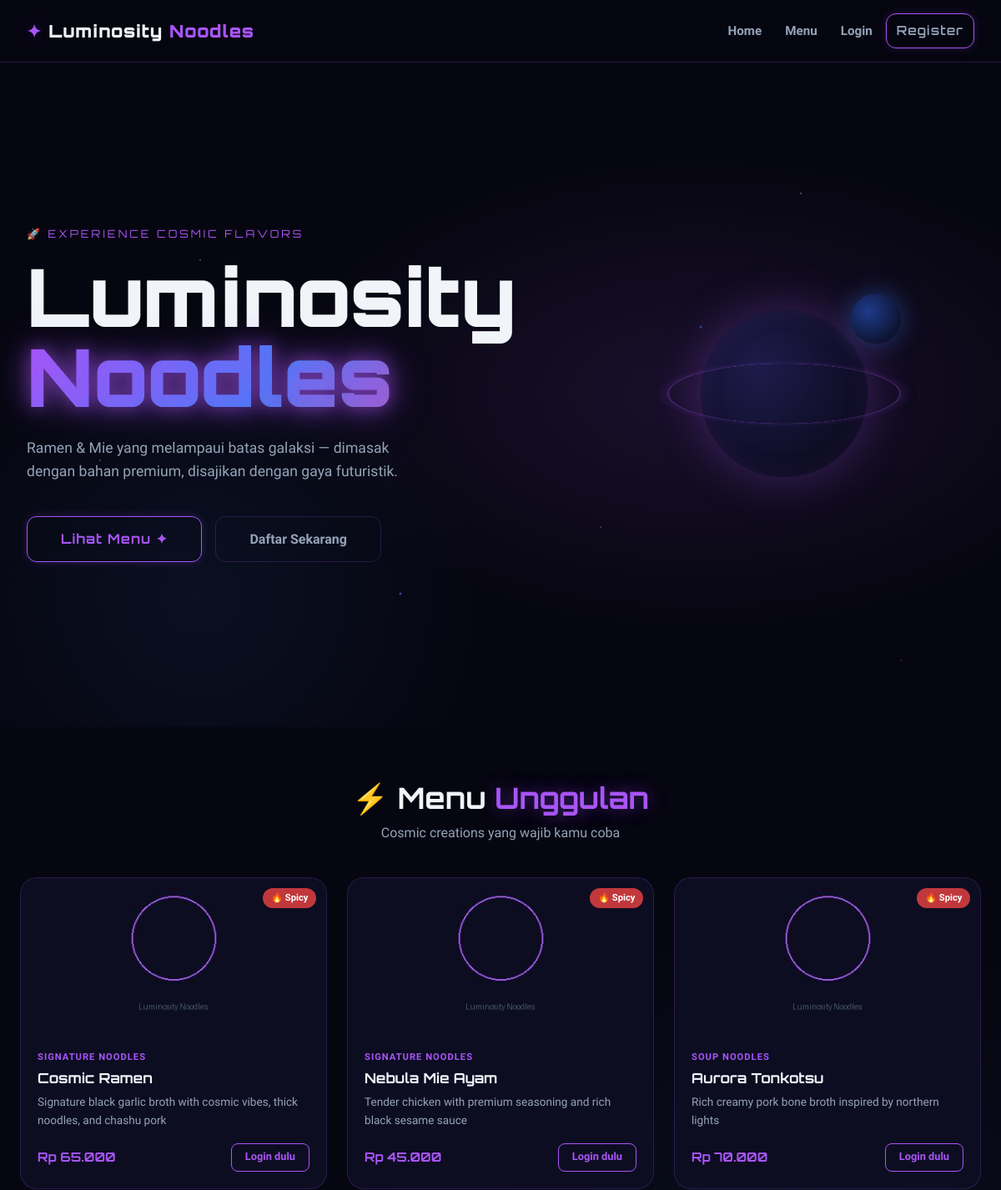
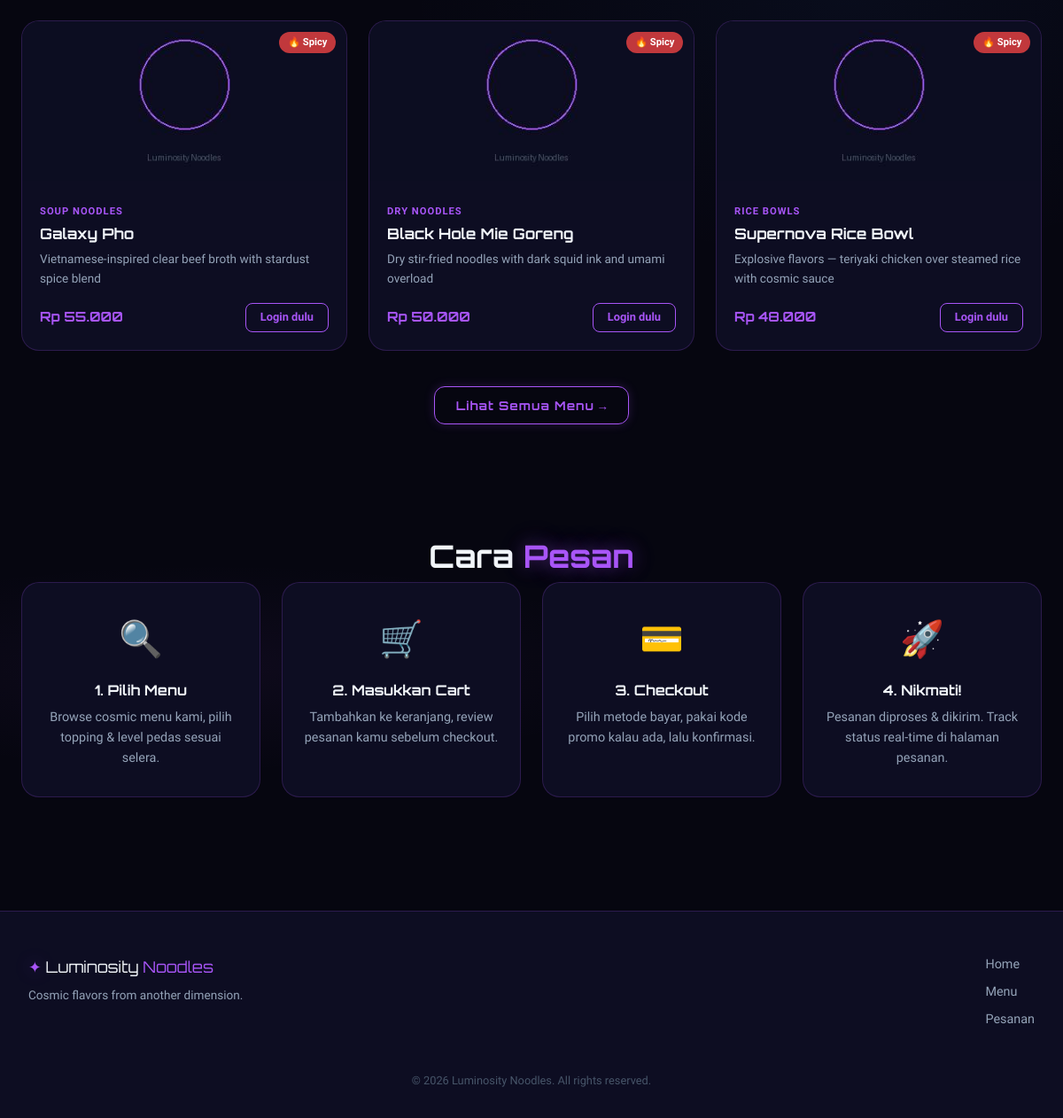
The page / on the database its author committed (2 pictures, top to bottom).
### tables this page shows
CREATE TABLE menus (
    id INT AUTO_INCREMENT PRIMARY KEY,
    category_id INT,
    name VARCHAR(150) NOT NULL,
    description TEXT,
    price DECIMAL(10,2) NOT NULL,
    image VARCHAR(255) DEFAULT 'default.jpg',
    is_available TINYINT(1) DEFAULT 1,
    has_spicy TINYINT(1) DEFAULT 1,
    has_topping TINYINT(1) DEFAULT 1,
    created_at TIMESTAMP DEFAULT CURRENT_TIMESTAMP,
    FOREIGN KEY (category_id) REFERENCES categories(id) ON DELETE SET NULL
);

CREATE TABLE categories (
    id INT AUTO_INCREMENT PRIMARY KEY,
    name VARCHAR(100) NOT NULL,
    slug VARCHAR(100) UNIQUE NOT NULL
);

### app/controllers/MenuController.php (called while the page is built, shortened)
<?php
require_once ROOT_PATH . '/app/models/MenuModel.php';
class MenuController {
    private MenuModel $menuModel;
    public function __construct() {
        $this->menuModel = new MenuModel();
    }
    public function home(): void {
        $featured = $this->menuModel->getAllWithCategory();
        require ROOT_PATH . '/app/views/home.php';
    }
}

### routes/web.php (called while the page is built, shortened)
<?php
require_once ROOT_PATH . '/app/controllers/MenuController.php';
$url = $_GET['url'] ?? '';
$url = trim($url, '/');
$segments = explode('/', $url);
$controller = $segments[0] ?? '';
$action = $segments[1] ?? 'index';
$param = $segments[2] ?? null;
$method = $_SERVER['REQUEST_METHOD'];
$auth  = new AuthController();
$menu  = new MenuController();
$cart  = new CartController();
$order = new OrderController();
$admin = new AdminController();
match($controller) {
    ''          => $menu->home(),
    'login'     => ($method === 'POST' ? $auth->login() : $auth->showLogin()),
    'register'  => ($method === 'POST' ? $auth->register() : $auth->showRegister()),
    'logout'    => $auth->logout(),
    'menu'      => $menu->index(),
    'cart'      => $cart->index(),
    'checkout'  => $order->checkout(),
    'orders'    => match($action) {
        'index'  => $order->index(),
        'detail' => $order->detail($param),
        default  => $order->index(),
    },
    'admin'     => match($action) {
        'index'     => $admin->dashboard(),
        'menu'      => ($method === 'POST' ? $admin->saveMenu() : $admin->menuList()),
        'menu-add'  => $admin->menuForm(),
        'menu-edit' => $admin->menuForm($param),
        'menu-delete' => $admin->deleteMenu($param),
        'orders'    => $admin->orders(),
        'promo'     => ($method === 'POST' ? $admin->savePromo() : $admin->promoList()),
        default     => $admin->dashboard(),
    },
    default     => $menu->notFound(),
};

### public/index.php (called while the page is built, shortened)
<?php
require_once ROOT_PATH . '/config/app.php';
require_once ROOT_PATH . '/config/database.php';
require_once ROOT_PATH . '/routes/web.php';

### config/app.php (called while the page is built, shortened)
<?php
function base_url(string $path = ''): string {
    return APP_URL . '/' . ltrim($path, '/');
}
function sanitize(string $data): string {
    return htmlspecialchars(trim($data), ENT_QUOTES, 'UTF-8');
}
function isLoggedIn(): bool {
    return isset($_SESSION['user_id']);
}
function formatPrice(float $price): string {
    return 'Rp ' . number_format($price, 0, ',', '.');
}

### config/database.php (called while the page is built, shortened)
<?php
class Database {
    private static $instance = null;
    private $conn;
    private function __construct() {
        $this->conn = new mysqli(DB_HOST, DB_USER, DB_PASS, DB_NAME);
        $this->conn->set_charset(DB_CHARSET);
    }
    public static function getInstance(): Database {
        if (self::$instance === null) {
            self::$instance = new Database();
        }
        return self::$instance;
    }
    public function query(string $sql, string $types = '', array $params = []): mysqli_stmt|false {
        $stmt = $this->conn->prepare($sql);
        $stmt->execute();
        return $stmt;
    }
    public function fetchAll(string $sql, string $types = '', array $params = []): array {
        $stmt = $this->query($sql, $types, $params);
        return $stmt->get_result()->fetch_all(MYSQLI_ASSOC);
    }
}

### app/models/BaseModel.php (called while the page is built, shortened)
<?php
require_once ROOT_PATH . '/config/database.php';
abstract class BaseModel {
    public function __construct() {
        $this->db = Database::getInstance();
    }
}

### app/models/MenuModel.php (called while the page is built, shortened)
<?php
require_once ROOT_PATH . '/app/models/BaseModel.php';
class MenuModel extends BaseModel {
    public function getAllWithCategory(): array {
        return $this->db->fetchAll("
            SELECT m.*, c.name AS category_name, c.slug AS category_slug
            FROM menus m
            LEFT JOIN categories c ON m.category_id = c.id
            WHERE m.is_available = 1
            ORDER BY c.id, m.name
        ");
    }
}

### app/views/home.php (the view)
<?php $pageTitle = 'Home'; require ROOT_PATH . '/app/views/layouts/header.php'; ?>
<section class="hero">
  <div class="hero-stars"></div>
  <div class="hero-content">
    <p class="hero-tagline">🚀 Experience Cosmic Flavors</p>
    <h1 class="hero-title">Luminosity<br><span class="glow-text">Noodles</span></h1>
    <p class="hero-sub">Ramen & Mie yang melampaui batas galaksi — dimasak dengan bahan premium, disajikan dengan gaya futuristik.</p>
    <div class="hero-actions">
      <a href="<?= base_url('menu') ?>" class="btn-neon btn-lg">Lihat Menu ✦</a>
      <?php if (!isLoggedIn()): ?>
        <a href="<?= base_url('register') ?>" class="btn-ghost btn-lg">Daftar Sekarang</a>
      <?php endif; ?>
    </div>
  </div>
  <div class="hero-visual">
    <div class="planet planet-1"></div>
    <div class="planet planet-2"></div>
    <div class="orbit-ring"></div>
  </div>
</section>
<section class="section featured-section">
  <div class="container">
    <h2 class="section-title">⚡ Menu <span class="glow-text">Unggulan</span></h2>
    <p class="section-sub">Cosmic creations yang wajib kamu coba</p>
    <div class="menu-grid">
      <?php foreach (array_slice($featured, 0, 6) as $item): ?>
        <div class="menu-card" data-menu-id="<?= $item['id'] ?>">
          <div class="menu-card-img">
            <img src="<?= base_url('uploads/menu/' . sanitize($item['image'])) ?>"
                 onerror="this.src='<?= base_url('img/default-menu.jpg') ?>'"
                 alt="<?= sanitize($item['name']) ?>" loading="lazy">
            <?php if ($item['has_spicy']): ?>
              <span class="badge-spicy">🔥 Spicy</span>
            <?php endif; ?>
          </div>
          <div class="menu-card-body">
            <span class="menu-category"><?= sanitize($item['category_name'] ?? '') ?></span>
            <h3><?= sanitize($item['name']) ?></h3>
            <p><?= sanitize($item['description']) ?></p>
            <div class="menu-card-footer">
              <span class="menu-price"><?= formatPrice($item['price']) ?></span>
              <?php if (isLoggedIn()): ?>
                <button class="btn-add-cart btn-neon-sm"
                        onclick="quickAddCart(<?= $item['id'] ?>, '<?= sanitize($item['name']) ?>')">
                  + Cart
                </button>
              <?php else: ?>
                <a href="<?= base_url('login') ?>" class="btn-neon-sm">Login dulu</a>
              <?php endif; ?>
            </div>
          </div>
        </div>
      <?php endforeach; ?>
    </div>
    <div class="text-center mt-4">
      <a href="<?= base_url('menu') ?>" class="btn-neon">Lihat Semua Menu →</a>
    </div>
  </div>
</section>
<section class="section how-section">
  <div class="container">
    <h2 class="section-title">Cara <span class="glow-text">Pesan</span></h2>
    <div class="steps-grid">
      <div class="step-card">
        <div class="step-icon">🔍</div>
        <h3>1. Pilih Menu</h3>
        <p>Browse cosmic menu kami, pilih topping & level pedas sesuai selera.</p>
      </div>
      <div class="step-card">
        <div class="step-icon">🛒</div>
        <h3>2. Masukkan Cart</h3>
        <p>Tambahkan ke keranjang, review pesanan kamu sebelum checkout.</p>
      </div>
      <div class="step-card">
        <div class="step-icon">💳</div>
        <h3>3. Checkout</h3>
        <p>Pilih metode bayar, pakai kode promo kalau ada, lalu konfirmasi.</p>
      </div>
      <div class="step-card">
        <div class="step-icon">🚀</div>
        <h3>4. Nikmati!</h3>
        <p>Pesanan diproses & dikirim. Track status real-time di halaman pesanan.</p>
      </div>
    </div>
  </div>
</section>
<?php require ROOT_PATH . '/app/views/layouts/footer.php'; ?>

### app/views/layouts/header.php (shortened to what this page needs)
<!DOCTYPE html>
<html lang="id">
<head>
<link rel="stylesheet" href="<?= base_url('css/app.css') ?>">
</head>
<body>
<nav class="navbar" id="navbar">
  <a href="<?= base_url() ?>" class="nav-brand">
    <span class="brand-glow">✦</span> Luminosity<span class="brand-accent"> Noodles</span>
  </a>
  <ul class="nav-links">
    <li><a href="<?= base_url() ?>">Home</a></li>
    <li><a href="<?= base_url('menu') ?>">Menu</a></li>
    <?php if (isLoggedIn()): ?>
      <li><a href="<?= base_url('cart') ?>" class="cart-link">
        🛒 Cart <span class="cart-badge" id="cart-count"><?= count($_SESSION['cart'] ?? []) ?></span>
      </a></li>
      <li><a href="<?= base_url('orders') ?>">Pesanan</a></li>
      <?php if (isAdmin()): ?>
        <li><a href="<?= base_url('admin') ?>" class="btn-neon">Admin</a></li>
      <?php endif; ?>
      <li><a href="<?= base_url('logout') ?>">Logout</a></li>
    <?php else: ?>
      <li><a href="<?= base_url('login') ?>">Login</a></li>
      <li><a href="<?= base_url('register') ?>" class="btn-neon">Register</a></li>
    <?php endif; ?>
  </ul>
</nav>
<main class="main-content">

### app/views/layouts/footer.php (shortened to what this page needs)
</main>
<footer class="footer">
  <div class="footer-inner">
    <div class="footer-brand">
      <span class="brand-glow">✦</span> Luminosity<span class="brand-accent"> Noodles</span>
      <p>Cosmic flavors from another dimension.</p>
    </div>
    <div class="footer-links">
      <a href="<?= base_url() ?>">Home</a>
      <a href="<?= base_url('menu') ?>">Menu</a>
      <a href="<?= base_url('orders') ?>">Pesanan</a>
    </div>
    <p class="footer-copy">&copy; <?= date('Y') ?> Luminosity Noodles. All rights reserved.</p>
  </div>
</footer>
</body>
</html>

### rows shown on the page
menus: has_spicy "🔥 Spicy", category.name "SIGNATURE NOODLES", name "Cosmic Ramen", description "Signature black garlic broth with cosmic vibes, thick noodles, and chashu pork", price "Rp 65.000"
menus: has_spicy "🔥 Spicy", category.name "SIGNATURE NOODLES", name "Nebula Mie Ayam", description "Tender chicken with premium seasoning and rich black sesame sauce", price "Rp 45.000"
menus: has_spicy "🔥 Spicy", category.name "SOUP NOODLES", name "Aurora Tonkotsu", description "Rich creamy pork bone broth inspired by northern lights", price "Rp 70.000"
menus: has_spicy "🔥 Spicy", category.name "SOUP NOODLES", name "Galaxy Pho", description "Vietnamese-inspired clear beef broth with stardust spice blend", price "Rp 55.000"
menus: has_spicy "🔥 Spicy", category.name "DRY NOODLES", name "Black Hole Mie Goreng", description "Dry stir-fried noodles with dark squid ink and umami overload", price "Rp 50.000"
menus: has_spicy "🔥 Spicy", category.name "RICE BOWLS", name "Supernova Rice Bowl", description "Explosive flavors — teriyaki chicken over steamed rice with cosmic sauce", price "Rp 48.000"
